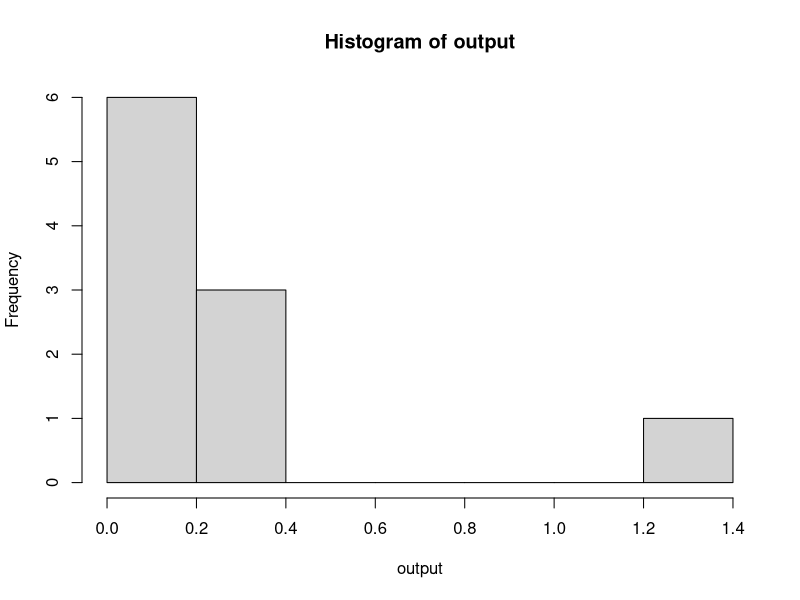
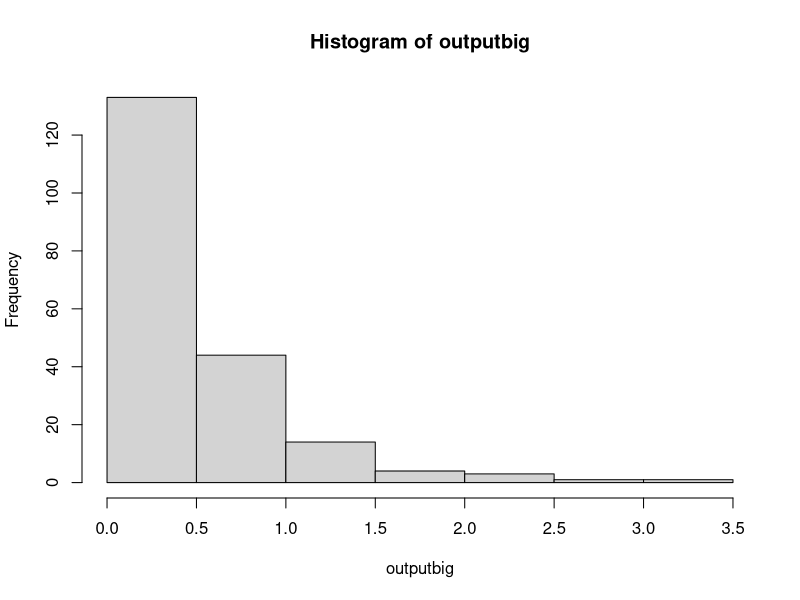
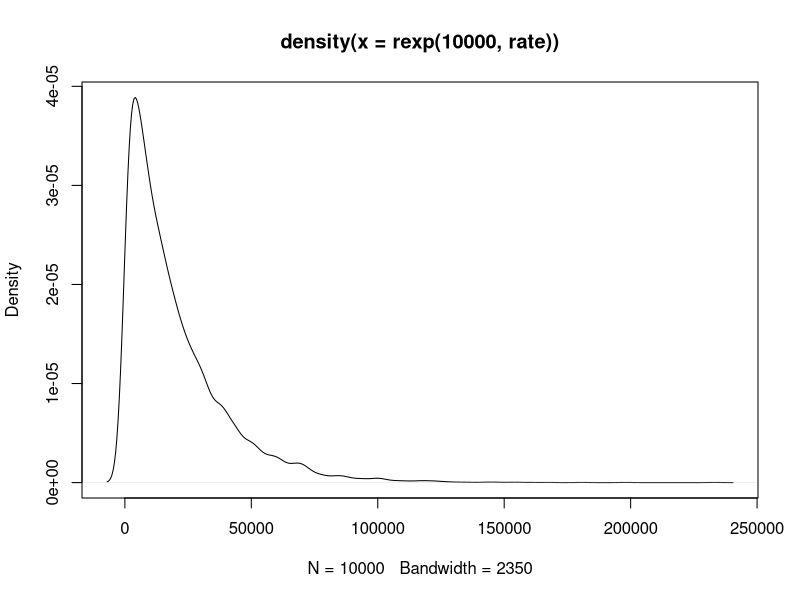
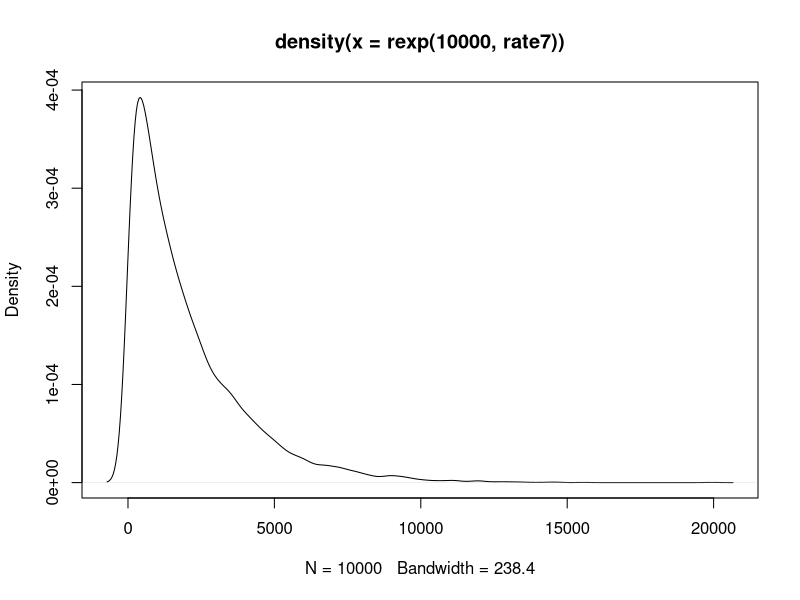
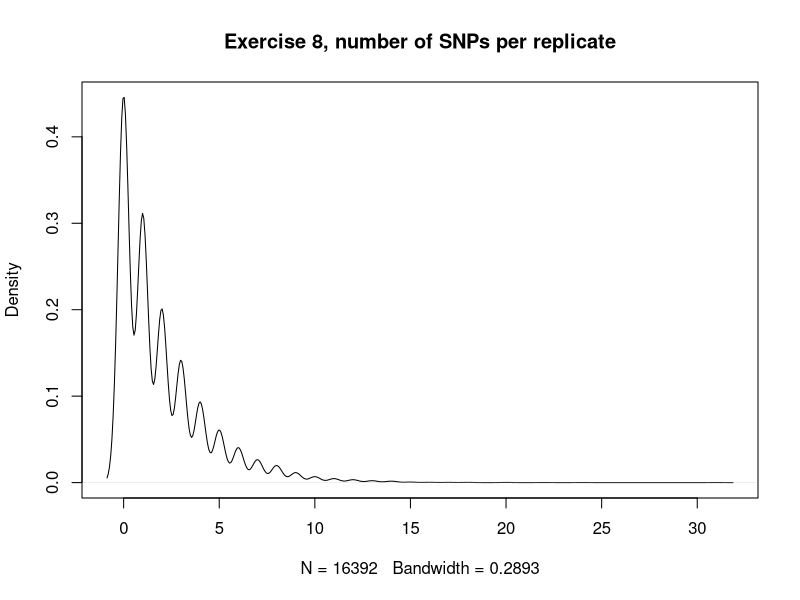
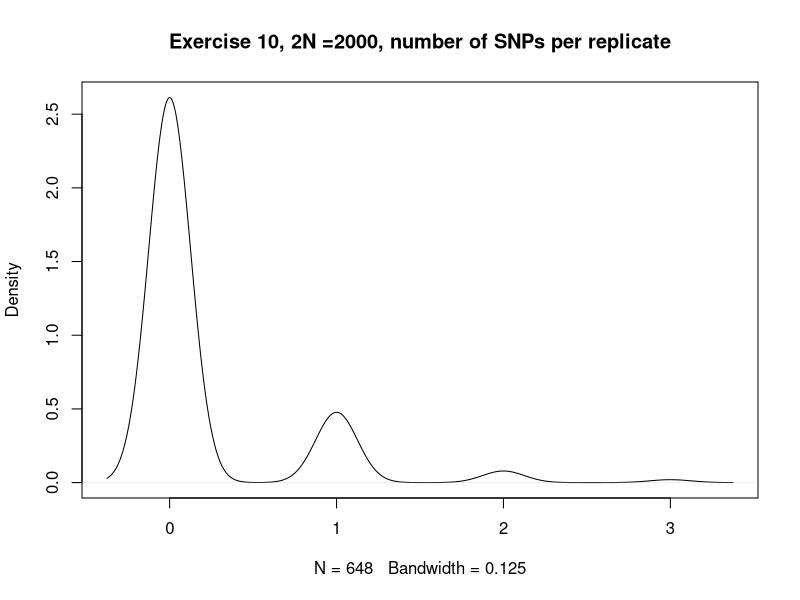

The R source for these figures, in order: (Note: this script raises an error after producing the figures.)
#M200A COALESCENCE EXERCISES,Dr. Kirk Lohmueller, Fall 2015
#Hayley Stansell
#
#
getwd()
setwd("C:\\Users\\Hayley\\eeb201hayleystansell")
getwd()
#
#
?rexp
#
output<-rexp(10,2)
#[1] 0.21809588 1.70468865 1.24958590 0.03783002 0.65334166 0.31265010 0.25168173 0.32412173 0.05198139 0.64820064
output
hist(output)
#This shows that most outputs are clustering just below 0.5
outputbig<-rexp(200,2)
outputbig
mean(outputbig)
#[1] 0.4781231
hist(outputbig)
#
#
#############################################################################################Exercise FIVE###############
#
#From previous work, it seems that the rate of coalescence should be 1/2N , where 2N is number of chromosomes
#
#
#############################################################################################EXERCISE SIX###############
#
#
rate<-1/20000
mean(rexp(10000, rate))
#[1] 19712.04
##########################a) what is the average time to most recent common ancestor in your simulation?
#19712.04 generations
##########################b) what is the theoretical expectation?
#20,000 generations
##########################c) how do the values compare?
# They are very close to one another. 
##########################d) make a density plot of simulated coalescent times
??densityplot
?density
?plot
density(rexp(10000,rate))
plot(density(rexp(10000,rate)))
#Success!!
##########################e) what is the standard deviation of the coal. times?
output<-rexp(10000,rate)
density(output)
sd(output)
#[1] 20371.65
#
#
#############################################################################################EXERCISE SEVEN#############
##answer parts a-e from Q6 for this simulation
# set 2N = 2000
#
rate7<-1/2000
mean(rexp(10000, rate7))
#[1] 2009.536
##########################a) what is the average time to most recent common ancestor in your simulation?
#2009.536 generations
##########################b) what is the theoretical expectation?
#2000 generations
##########################c) how do the values compare?
# They are very close to one another, just as in Exercise Six
##########################d) make a density plot of simulated coalescent times
density(rexp(10000,rate7))
plot(density(rexp(10000,rate7)))
#Success!! ---it looks nearly identical in shape to the plot from exercise six. 
#             The largest are occupies 0-5000, 1/10 of what was seen with the simulation where 2N=20000 (0-50000). It scales up.
##########################e) what is the standard deviation of the coal. times?
output7<-rexp(10000,rate7)
density(output7)
sd(output7)
#[1] 1999.717
#
##########################f) how does TMRCA from simulations in Q6 (2N =20,000) and Q7 (2N = 2,000) compare?
#  They are both theoretically (and approximately, in simulation) equal to 2N generations.
#  With the population size in Q7 being a tenth of the size of Q6, the resulting TMRCA is similarly one tenth. 
##########################g) what can you conclude about how the population size affects the expected coalescent time?
#  The expected coalescent time appears to scale in direct proportion with population size. 
#  As population size increases or decreases one way or another, the TMRCA is expected to shift accordingly and to the same degree.
#
#
#
##############################################################################################EXERCISE EIGHT#################
#
#POISSON RANDOM VARIABLES
?rpois
#rpois is the random variable generation for the Poisson dist. (there's also dpois, ppois, qpois)
#inputs are n, lambda . n is number of values to return, and lambda is a vector of (non-neg) means
# n is number of "draws", lambda is a rate parameter for the distribution -- rate = expected value (and variance) of the dist.
#
#given rate of occurence (here, 2), over a number of intervals (here, 10) 
#     - how many occurances of an event will there be in a given interval?
rpois(10,2)
#[1] 2 2 3 3 2 3 4 3 3 1
#
#simulate to show that the expected value of a given Poisson distribution is equal to the rate paramter (lambda)
mean(rpois(10000,2))
#[1] 1.9922 ----this mean is approximately 2 (the rate)
#
#getting workable syntax
2*10
1*(10^-4)
#[1] 1e-04
#
#
#
#################################a) add mutations to the geneologies (aka coal. times) simulated in Q6. 
# mu (aka lambda) = 1e-04
# coal. times from Q6 .... 2N = 20,000 . so, 20000 generations (theoretically)
# what is avg. # of SNPs/geneology (the mean! from the poisson)
#
rate8<-1/20000
rexp(10000, rate8) #gets 10,000 simulations of geneologies (coal. times) given 2N = 20,000. 
#10,000 similar/distributed coal. times. given those coal times...each output is an n...10,000 n's / draws for the Poisson
geneologies<-rexp(10000, rate8)
geneologies
#okay
#mean(rpois(geneologies, 1e-04))
#[1] 0 ....hmmmmmmm
#rpois(geneologies, 1e-04)
#all values are zero here.... hmmm
#for geneologies[i-10000]
rate<-1e-04 #no? is rate*geneology value?
rate
for (i in geneologies){
  rate<-1e-04*geneologies[i]
  rpois(i, rate)
  outputcheck<-rpois(i, rate)
  output<-mean(rpois(i,rate))
}
#slow-ish, but not locked up
output
outputcheck
length(outputcheck)
#[1] 0.0001249649
#very close to the rate!
#################################b) What is the average number of SNPs per geneology?
# From my simulation, it appears that the average number of SNPs per geneology closely approximates 
# the given input mutation rate of 0.0002. The number generated through my simulation was ~0.000125
#
#
#################################c) given that Theta = 4N(mu), what is theta predicted to be in this example?
Theta<-2*20000*(1e-04)
Theta
# 4, if working with theoretical values of N and mu . 

#~~~~~~~~~~~~~~~~~~~~~~~~~~~~~~~~~~~~~~~~~~~~~~~~~~~~~~~~~~~~~~~b) TAKE TWO
#feel like my output for b) was incorrect, a my rate did not factor in the length of each geneology as it went
geneologies<-rexp(10000, rate8)
geneologies
#okay
#mean(rpois(geneologies, 1e-04))
#[1] 0 ....hmmmmmmm
#rpois(geneologies, 1e-04)
#all values are zero here.... hmmm
#for geneologies[i-10000]

for (i in geneologies){
  rate<- 1e-04*geneologies #this worked! took out the [i] (had *geneologies[i])
  rpois(i, rate) #appears to output a bunch of values that seem okay....integer numbers, mostly under 5, some up to ~20
  output<-mean(rpois(i,rate))
}
#slow-ish, but not locked up
output
#[1] 1.95577 #avg number of SNPs/geneology
1e-04*20000
#[1] 2
# HERE, the output from this simulation appears to approximate the value of mu*number of geneologies....or, mu*coal.time. 
# So, the average number of SNPs per coalescent time (geneology), is approximating the rate of mutation for the 
# theoretical/ideal. parameters
#
#~~~~~~~~~~~~~~~~~~~~~~~~~~~~~~~~~~~~~~~~~~~~~~~~~~~~~~~~~~~c) BACK TO C
#################################c) given that Theta = 4N(mu), what is theta predicted to be in this example?
Theta<-2*20000*(1e-04) # = 4N(mu)
Theta
# [1] 2, if working with theoretical values of N and mu . 
#
#################################d) how does this value of theta compare to the average number of SNPs seen in the simmulations?
# Theta appears to be aaproximately equal to the average (or expected) number of SNPs per geneology (here, 2). 
#
#
#################################e) TOTALLY NEATZ!
#
#
#################################f) make a density plot of the number of SNPs per simulation replicate....
geneologies<-rexp(10000, rate8)
geneologies
#okay
#mean(rpois(geneologies, 1e-04))
#[1] 0 ....hmmmmmmm
#rpois(geneologies, 1e-04)
#all values are zero here.... hmmm
#for geneologies[i-10000]

for (i in geneologies){
  rate<- 1e-04*geneologies #this worked! took out the [i] (had *geneologies[i])
  rpois(i, rate) #appears to output a bunch of values that seem okay....integer numbers, mostly under 5, some up to ~20
  output<-(rpois(i,rate))
}
#slow-ish, but not locked up
#NOTE THAT I RAN THIS WITHOUT RUNNING THE ACTUAL FOR-LOOP, JUST DID WHAT WAS INSIDE IT....
output
#create density plot of output
density(output)
plot(density(output), main="Exercise 8, number of SNPs per replicate")
#interesting.................?
#
#
#
#
#########################################################################################EXERCISE TEN######################
#
#repeat all steps done for exercise 8, but 2N = 2000
#
# mu (aka lambda) = 1e-04
# coal. times from Q6 .... 2N = 2000 . so, 2000 generations (theoretically)
# what is avg. # of SNPs/geneology (the mean! from the poisson)
#
rate10<-1/2000
rexp(10000, rate10) #gets 10,000 simulations of geneologies (coal. times) given 2N = 2000. 
#10,000 similar/distributed coal. times. given those coal times...each output is an n...10,000 n's / draws for the Poisson
geneologies<-rexp(10000, rate10)
geneologies
#okay
#mean(rpois(geneologies, 1e-04))
#[1] 0 ....hmmmmmmm
#rpois(geneologies, 1e-04)
#all values are zero here.... hmmm
#for geneologies[i-10000]

for (i in geneologies){
  rateTEN<- 1e-04*geneologies #this worked! took out the [i] (had *geneologies[i])
  rpois(i, rateTEN) #appears to output a bunch of values that seem okay....integer numbers, mostly under 5, some up to ~20
  output<-(rpois(i,rateTEN))
}

output
#[1] 0.1923077 #avg number of SNPs/geneology EXERCISE 10
1e-04*2000
#[1] 0.2 for EXERCISE 10
# The output from this simulation appears to approximate the value of mu*number of geneologies....or, mu*coal.time. 
# So, the average number of SNPs per coalescent time (geneology), is approximating the rate of mutation for the 
# theoretical/ideal. parameters, as in exercise 8. 
density(output)
plot(density(output), main="Exercise 10, 2N =2000, number of SNPs per replicate")
# The density shown by this plot is of a similar patter to the 2N = 20000 simulation. 
# However, there are fewer peaks and the range of values is much, much smaller (max values around 4 or 5)
#
#
#
#
########################################################################################EXERCISE 11######################
#
??scatterplot
?ggplot
??ggplot
library(ggplot2)
#ehhhhhh, just try basic plot(x,y)
?plot
plot(geneologies, output)
length(geneologies) #[1] 10000
length(output) #[1] 52 .............hmmmmmm
length(rateTEN) #[1] 10000
rate10<-1/2000
rexp(10000, rate10) #gets 10,000 simulations of geneologies (coal. times) given 2N = 2000. 
#10,000 similar/distributed coal. times. given those coal times...each output is an n...10,000 n's / draws for the Poisson
geneologies<-rexp(10000, rate10)
geneologies
#bring up loop again:
for (i in length(geneologies)){
  
rateTEN<- 1e-04*geneologies #this worked! took out the [i] (had *geneologies[i])
  rpois(i, rateTEN) #appears to output a bunch of values that seem okay....integer numbers, mostly under 5, some up to ~20
  output<-(rpois(i,rateTEN))
}

output
length(output) # OKAY, NOW CORRECT LENGTH! (10000)
#length(i in geneologies) # error message...unexpected "in" ---CORRECTED
plot(geneologies, output)
#this looks rather weird? Well, the output can only be integers....so the lines are not so weird? 
#
#While I'm not sure how to describe this plot, my expectation was that as TMRCA increased along the x-axis, 
#the associated number of SNPs would increase accordingly. I'm not sure if the relationship would be linear, but I would 
#expect it to generally be a direct/positive relationship.  With the plot made for this exercise, it's not readily apparent
#how the TMRCA and number of SNPs relate. It does appear somewhat that the shorter TMRCAs are associated with fewer SNPs (output),
#however, the trend is not obvious. 
#
#
#
##############################################################################################EXERCISE TWELVE#################
#
#Given, sequenced a 10kb region of DNA from one individual (2 chromosomes = sample size). 
#effective mutation rate of 1e-04 for 10kbp INDEPENDENT EVIDENCE
#Observed 10 SNPs in that 10kb interval(region). (MUCH HIGHER THAN 1E-04 --- 0.0001)
#
#
#
#####################trying code from exercise 11, considering the vector length problem
#
#rate is 1/2n = 1/20000
# change rate end to 12
# mutation rate for 10kbp is supposedly 1e-04
rate12<-1/20000
rexp(10000, rate12) #gets 10,000 simulations of geneologies (coal. times) given 2N = 20000. 
#10,000 similar/distributed coal. times. given those coal times...each output is an n...10,000 n's / draws for the Poisson
geneologies12<-rexp(10000, rate12)
geneologies12
#bring up loop again:
for (i in length(geneologies12)){ #for each number in the length of geneologies (10,000), do this:
  
  rateTWELVE<- 1e-04*geneologies12 #this worked! took out the [i] (had *geneologies[i])
  rpois(i, rateTWELVE) #appears to output a bunch of values that seem okay....integer numbers, mostly under 5, some up to ~20
  output12<-(rpois(i,rateTWELVE))
}

length(output12) 
#length is 10,000...good
output12
#offhand, I see a max number of SNPs of 5
?max
max(output12)
#got a max value of 21 in one run, 25 in another.
sum(output12 > 10)
#[1] 108
sum(output12 == 10)
#[1] 60
#total is 168
168/10000
#################################################a) What proportion of replicates have >/= 10 SNPs from model with N=10000?
#  My simulation found 168 replicates with greater than- or equal to- 10 SNPs in a given geneology. Written another way, 
#  1.68% of replicates had a minimum of 10 SNPs. 
#
#################################################b)
#rate is 1/2n = 1/2000
# change rate end to 122....add a "2" to all names
# mutation rate for 10kbp is supposedly 1e-04
rate122<-1/2000
rexp(10000, rate122) #gets 10,000 simulations of geneologies (coal. times) given 2N = 20000. 
#10,000 similar/distributed coal. times. given those coal times...each output is an n...10,000 n's / draws for the Poisson
geneologies122<-rexp(10000, rate122)
geneologies122
#bring up loop again:
for (i in length(geneologies122)){ #for each number in the length of geneologies (10,000), do this:
  
  rateTWELVE2<- 1e-04*geneologies122 #this worked! took out the [i] (had *geneologies[i])
  rpois(i, rateTWELVE2) #appears to output a bunch of values that seem okay....integer numbers, mostly under 5, some up to ~20
  output122<-(rpois(i,rateTWELVE2))
}

length(output122) 
#length is 10,000...good
output122
#offhand, I see a max number of SNPs of 5
?max
max(output122)
sum(output122 > 10)
# zero
sum(output122 == 10)
#zero
#################################################b) what is the proportion of simulation replicates have >/= 10 SNPs
#                                                   for a model with N=1000?
# Zero of my replicates from this simulation had a minimum of 10 SNPs, indicating this model is not compatible with the data. 
